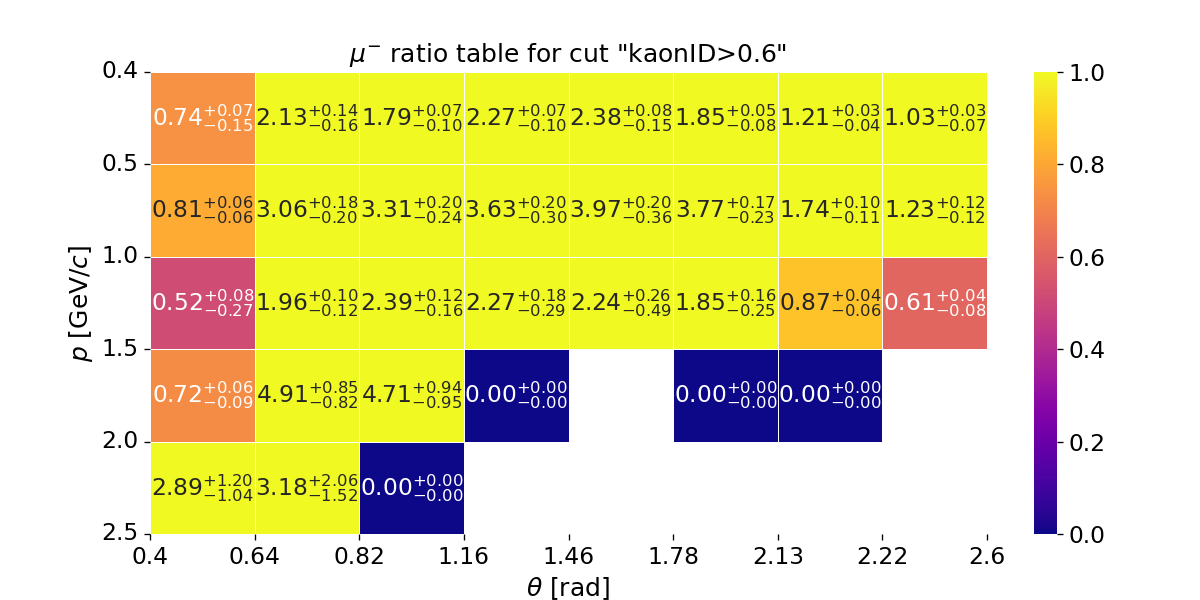

This chart was generated by the following Python code:
#!/usr/bin/env python3

import os
import sys
import json
import warnings
import itertools
import argparse
import numpy as np
import pandas as pd
import seaborn as sns
import matplotlib.pyplot as plt
import matplotlib.ticker as ticker
from matplotlib.patches import Rectangle
import math

plot_title = '$\mu^{-}$ ratio table for cut "kaonID>0.6"'
fig, ax = plt.subplots(1, 1, figsize=(10, 5), dpi=120)

df = pd.read_csv("./kaonID_efficiency_muon.csv")

x_label_name = "theta"
y_label_name = "p"
x_label = [0.4, 0.64, 0.82, 1.16, 1.46, 1.78, 2.13, 2.22, 2.6] # theta
y_label = [0.4, 0.5, 1.0, 1.5, 2, 2.5] # p

arr_charge = df["charge"].to_numpy()
arr_p_min = df["p_min"].to_numpy()
arr_p_max = df["p_max"].to_numpy()
arr_theta_min = df["theta_min"].to_numpy()
arr_theta_max = df["theta_max"].to_numpy()
arr_data_MC_ratio = df["data_MC_ratio"].to_numpy()
arr_data_MC_uncertainty_stat_up = df["data_MC_uncertainty_stat_up"].to_numpy()
arr_data_MC_uncertainty_stat_dn = df["data_MC_uncertainty_stat_dn"].to_numpy()
arr_data_MC_uncertainty_sys_up = df["data_MC_uncertainty_sys_up"].to_numpy()
arr_data_MC_uncertainty_sys_dn = df["data_MC_uncertainty_sys_dn"].to_numpy()
arr_data_MC_uncertainty_up = np.sqrt(arr_data_MC_uncertainty_stat_up*arr_data_MC_uncertainty_stat_up+arr_data_MC_uncertainty_sys_up*arr_data_MC_uncertainty_sys_up)
arr_data_MC_uncertainty_dn = np.sqrt(arr_data_MC_uncertainty_stat_dn*arr_data_MC_uncertainty_stat_dn+arr_data_MC_uncertainty_sys_dn*arr_data_MC_uncertainty_sys_dn)

arr = np.empty((len(y_label) - 1,len(x_label) - 1,))
arr[:] = np.nan

annot_labels = [["" for col in range(len(x_label) - 1)] for row in range(len(y_label) - 1)]

for charge, p_min, p_max, theta_min, theta_max, data_MC_ratio, data_MC_uncertainty_up, data_MC_uncertainty_dn in zip(arr_charge, arr_p_min, arr_p_max, arr_theta_min, arr_theta_max, arr_data_MC_ratio, arr_data_MC_uncertainty_up, arr_data_MC_uncertainty_dn):
    if charge == "+":
        continue

    p_index = 0
    theta_index = 0
    for i, temp_p_min in zip(range(0,len(y_label)), y_label):
        if math.isclose(temp_p_min, p_min):
            p_index = i
            break
    for i, temp_theta_min in zip(range(0,len(x_label)), x_label):
        if math.isclose(temp_theta_min, theta_min):
            theta_index = i
            break
    arr[p_index][theta_index] = data_MC_ratio
    annot_labels[p_index][theta_index] = f'{data_MC_ratio:.2f}$^{{+{data_MC_uncertainty_up:.2f}}}_{{-{data_MC_uncertainty_dn:.2f}}}$'


plot_args = {'linewidths': .5, 'fmt': '', 'cbar_kws': {'fraction': .05}, 'vmin': 0, 'vmax': 1, 'cmap': 'plasma'}


sns.heatmap(arr, annot=annot_labels, annot_kws={"fontsize": 14}, ax=ax, **plot_args)

ax.set_xticks(np.arange(0, len(x_label)))
ax.set_xticklabels(np.round(x_label, 4), fontsize=14)

ax.set_yticks(np.arange(0, len(y_label)))
ax.set_yticklabels(np.round(y_label, 4), rotation=0, fontsize=14)

ax.set_xlabel(r"$\theta$ [rad]", fontsize=15)
ax.set_ylabel(r"$p$ [GeV/$c$]", fontsize=15)
ax.set_title(plot_title, fontsize=16)

ax.collections[0].colorbar.ax.tick_params(labelsize=14)

ax.set_title(plot_title, fontsize=15)

plt.savefig('MU_minus_kaonID.png')
